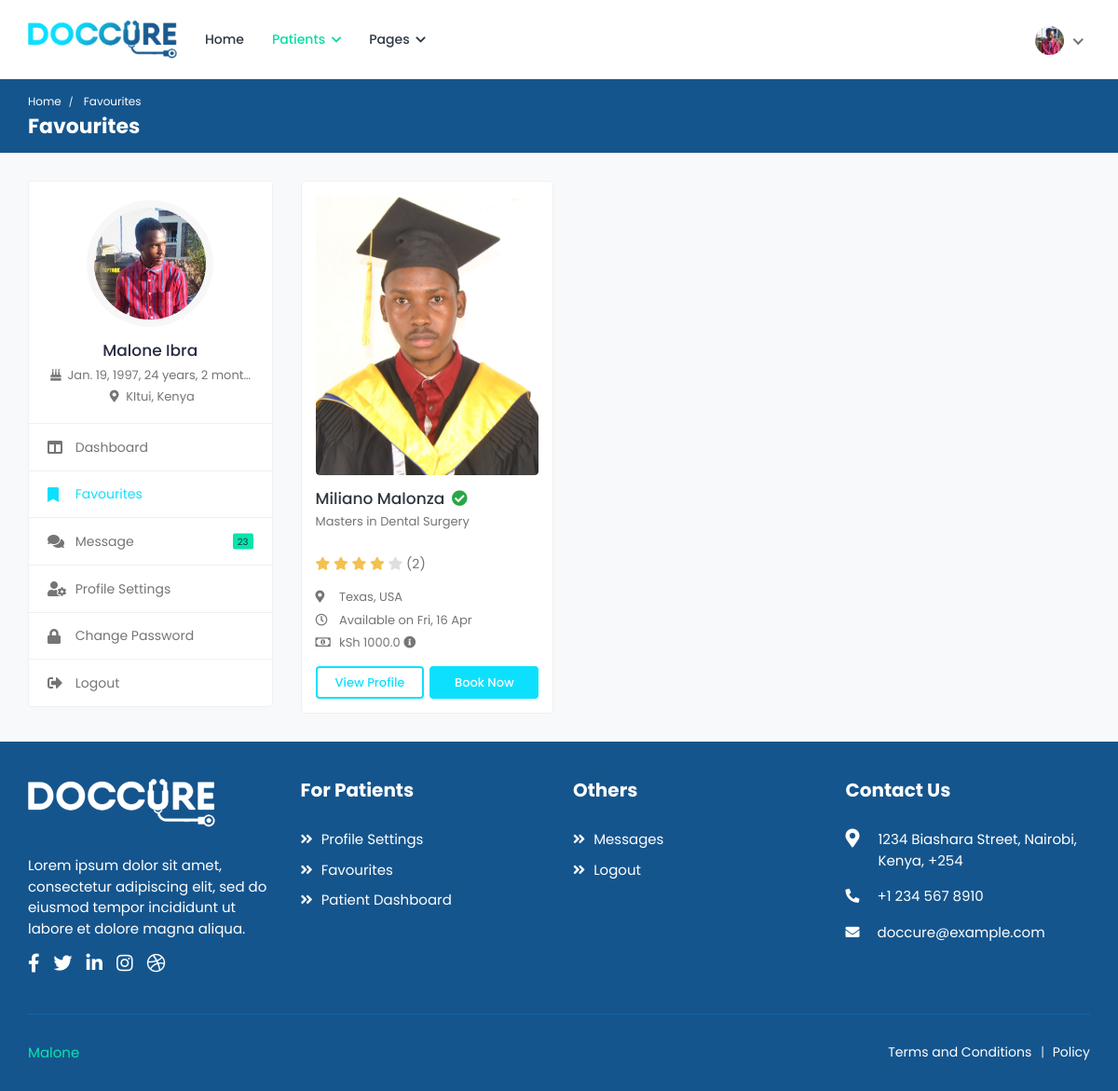
/patients/favourites/ (signed in), run on the app's committed database.
### appointments/models.py (models this page shows, shortened)
class Patient(models.Model):
	user = models.OneToOneField(User, on_delete=models.CASCADE)
	image = models.ImageField('Profile Image', upload_to='Image/Patient/Profile/',
		max_length=500, default='dummy.png')
	first_name = models.CharField('First Name', max_length=50)
	second_name = models.CharField('Second Name', max_length=50)
	d_o_b = models.DateField('Date Of Birth')
	gender = models.CharField('Gender', max_length=10)
	email = models.CharField('Email', max_length=50)
	phone_no = models.CharField('Phone Number', max_length=20)
	blood_group = models.CharField('Blood Group', max_length=5)
	country = models.CharField('Country', max_length=50)
	county = models.CharField('County', max_length=50)
	town = models.CharField('Town', max_length=50)
	street_lane = models.CharField('Street/Lane', max_length=50)

class Favourite(models.Model):
	doctor = models.ForeignKey(Doctor, on_delete=models.CASCADE)
	patient = models.ForeignKey(Patient, on_delete=models.CASCADE)
	fav_date = models.DateTimeField('Date Added', auto_now_add=True)

class Doctor(models.Model):
	user = models.OneToOneField(User, on_delete=models.CASCADE)
	image = models.ImageField('Profile Image', upload_to='Image/Doctors',
		max_length=500, default='dummy.png')
	first_name = models.CharField('First Name', max_length=50)
	second_name =  models.CharField('Second Name', max_length=50)
	title = models.CharField('Title', max_length=200, default='Dr.')
	phone_no = models.CharField('Phone Number', max_length=50)
	email = models.EmailField('Email', max_length=250)
	gender = models.CharField('Gender', max_length=10)
	d_o_b = models.DateField('Date of Birth', blank=True)
	biography = models.CharField('Biography', max_length=1000, blank=True)
	address_line1 = models.CharField('Address Line 1', max_length=200, blank=True)
	address_line2 = models.CharField('Address Line 2', max_length=200, blank=True)
	country = models.CharField('Country', max_length=100, blank=True)
	county = models.CharField('County', max_length=100, blank=True)
	town = models.CharField('Town', max_length=100, blank=True)
	pricing =  models.FloatField('Amount', default=0.00)
	services = models.CharField('Services', max_length=1000, blank=True)
	specialization = models.CharField('Specialization', max_length=1000, blank=True)
	clinic = models.CharField('Clinic', max_length=100, blank=True)
	clinic_address = models.CharField('Clinic Address', max_length=100, blank=True)
	speciality = models.OneToOneField(Speciality, on_delete=models.CASCADE)
	''' user, image, first_name, second_name, title, phone_no, email, gender, d_o_b, biography,
	address_line1, address_line2, country, county, town, pricing, services, specialization, clinic,
	clinic_address, speciality'''
	def full_name(self):
		return self.title + " " + self.first_name + " " + self.second_name
	def review(self):
		reviews = Review.objects.filter(appointment__doctor=self.id)
		avg_review = 0
		if reviews.count() > 0:
			sum_review = 0
			for review in reviews:
				sum_review = sum_review + review.rate
			avg_review = sum_review//reviews.count()
		count = {}
		rate_val = avg_review + 1
		for x in range(1,rate_val):
			count.setdefault(x, 'filled')
		for x in range(rate_val,6):
			count.setdefault(x, ' ')
		return count
	def total_reviews(self):
		reviews = Review.objects.filter(appointment__doctor=self.id)
		return reviews.count()
	def availability(self):
		today = dt.date.today()
		duration = dt.timedelta(days=2)
		date = today + duration
		slot = 'unavailable'
		for x in range(1,8):
			day = str(f"{date:%A}").lower()
			schedule = DoctorSchedule.objects.get(doctor=self.id, day=day) # doctor, day, interval
			time_slots = TimeSlot.objects.filter(schedule=schedule.id) # schedule, start_time, end_time
			if time_slots.count() == 0:
				duration = dt.timedelta(days=1)
				date = date + duration
			else:
				appointments = Appointment.objects.filter(doctor=self.id, booking_date__date__gte=date)
				if appointments.count()==0:
					slot = "Available on "+str(f"{date:%a, %d %b}")
					break
		return slot
	def latest_degree(self):
		education = Education.objects.filter(doctor=self.id).order_by('y_o_c').reverse()[0]
		return education.degree

class Education(models.Model):
	doctor = models.ForeignKey(Doctor, on_delete=models.CASCADE)
	degree = models.CharField('Degree', max_length=50)
	institute = models.CharField('College/Institute', max_length=50)
	y_o_c = models.DateField('Year of Completion')

class DoctorSchedule(models.Model):
	doctor = models.ForeignKey(Doctor, on_delete=models.CASCADE)
	day = models.CharField('Day', max_length=10)
	interval = models.IntegerField('Interval')

### appointments/views.py (the view)
# urls.py: path('patients/favourites/', views.favourites, name='favourites'),
@login_required(login_url='/login/')
@user_passes_test(check_patient, login_url='/login/')
@user_passes_test(check_settings, login_url='/patients/profile-settings/')
def favourites(request):
	profile = Patient.objects.get(user = request.user.id)
	favourites = Favourite.objects.filter(patient = profile.id)
	return render(request, 'patients/favourites.html', {'profile': profile, 'favourites': favourites})

### appointments/views.py (called while the page is built)
def check_patient(user):
	group = user.groups.get()
	return group.name == 'patients_group'

def check_settings(user):
	profile = Patient.objects.filter(user=user.id)
	return profile.count()>=1

### appointments/templates/patients/favourites.html (shortened to what this page needs)
{% extends "patients/base.html" %}
{% load static %}
{% block breadcrumb %}Favourites{% endblock %}
{% block breadcrumb1 %}Favourites{% endblock %}
{% block sidenav %}
	<ul>
		<li>
			<a href="{% url 'patient-dashboard' %}">
				<i class="fas fa-columns"></i>
				<span>Dashboard</span>
			</a>
		</li>
		<li class="active">
			<a href="{% url 'favourites' %}">
				<i class="fas fa-bookmark"></i>
				<span>Favourites</span>
			</a>
		</li>
		<li>
			<a href="{% url 'chat' %}">
				<i class="fas fa-comments"></i>
				<span>Message</span>
				<small class="unread-msg">23</small>
			</a>
		</li>
		<li>
			<a href="{% url 'profile-settings' %}">
				<i class="fas fa-user-cog"></i>
				<span>Profile Settings</span>
			</a>
		</li>
		<li>
			<a href="{% url 'change-password' %}">
				<i class="fas fa-lock"></i>
				<span>Change Password</span>
			</a>
		</li>
		<li>
			<a href="{% url 'logout' %}">
				<i class="fas fa-sign-out-alt"></i>
				<span>Logout</span>
			</a>
		</li>
	</ul>
{% endblock %}
{% block content %}
	<div class="col-md-7 col-lg-8 col-xl-9">
		<div class="row row-grid">
		{% for favourite in favourites %}
			<div class="col-md-6 col-lg-4 col-xl-3">
				<div class="profile-widget">
					<div class="doc-img">
						<a href="{% url 'doctor-profile' favourite.doctor.full_name|slugify favourite.doctor.id %}">
							<img class="img-fluid" alt="User Image" src="{{favourite.doctor.image.url}}">
						</a>
					</div>
					<div class="pro-content">
						<h3 class="title">
							<a href="{% url 'doctor-profile' favourite.doctor.full_name|slugify favourite.doctor.id %}">{{favourite.doctor.first_name}} {{favourite.doctor.second_name}}</a>
							<i class="fas fa-check-circle verified"></i>
						</h3>
						<p class="speciality">{{favourite.doctor.latest_degree}}</p>
						<div class="rating">
						{% for x, filled in favourite.doctor.review.items %}
							<i class="fas fa-star {{filled}}"></i>
						{% endfor %}
							<span class="d-inline-block average-rating">({{favourite.doctor.total_reviews}})</span>
						</div>
						<ul class="available-info">
							<li>
								<i class="fas fa-map-marker-alt"></i> {{favourite.doctor.county}}, {{favourite.doctor.country}}
							</li>
							<li>
								<i class="far fa-clock"></i> {{favourite.doctor.availability}}
							</li>
							<li>
								<i class="far fa-money-bill-alt"></i> kSh {{favourite.doctor.pricing}} <i class="fas fa-info-circle" data-toggle="tooltip" title="Lorem Ipsum"></i>
							</li>
						</ul>
						<div class="row row-sm">
							<div class="col-6">
								<a href="{% url 'doctor-profile' favourite.doctor.full_name|slugify favourite.doctor.id %}" class="btn view-btn">View Profile</a>
							</div>
							<div class="col-6">
								<a href="{% url 'booking' favourite.doctor.full_name|slugify favourite.doctor.id %}" class="btn book-btn">Book Now</a>
							</div>
						</div>
					</div>
				</div>
			</div>
		{% endfor %}
		</div>
	</div>
{% endblock %}

### appointments/templates/patients/base.html (shortened to what this page needs)
<!DOCTYPE html>
<html lang="en">
<head>
		{% load static %}
		<link rel="stylesheet" href="{% static 'cas/css/bootstrap.min.css' %}">
		<link rel="stylesheet" href="{% static 'cas/plugins/fontawesome/css/fontawesome.min.css' %}">
		<link rel="stylesheet" href="{% static 'cas/plugins/fontawesome/css/all.min.css' %}">
		<link rel="stylesheet" href="{% static 'cas/css/style.css' %}">
	</head>
	<body>
		<div class="main-wrapper">
			<header class="header">
				<nav class="navbar navbar-expand-lg header-nav">
					<div class="navbar-header">
						<a href="{% url 'index' %}" class="navbar-brand logo">
							<img src="{% static 'cas/img/logo.png' %}" class="img-fluid" alt="Logo">
						</a>
					</div>
					<div class="main-menu-wrapper">
						<ul class="main-nav">
							<li>
								<a href="{% url 'index' %}">Home</a>
							</li>
							<li class="has-submenu active">
								<a href="#">Patients <i class="fas fa-chevron-down"></i></a>
							</li>
							<li class="has-submenu">
								<a href="#">Pages <i class="fas fa-chevron-down"></i></a>
							</li>
						</ul>
					</div>
					<ul class="nav header-navbar-rht">
						<li class="nav-item dropdown has-arrow logged-item">
							<a href="#" class="dropdown-toggle nav-link" data-toggle="dropdown">
								<span class="user-img">
									<img class="rounded-circle" src="{{profile.image.url}}" width="31" alt="{{user.first_name}} {{user.last_name}}">
								</span>
							</a>
						</li>
					</ul>
				</nav>
			</header>
			<div class="breadcrumb-bar">
				<div class="container-fluid">
					<div class="row align-items-center">
						<div class="col-md-12 col-12">
							<nav aria-label="breadcrumb" class="page-breadcrumb">
								<ol class="breadcrumb">
									<li class="breadcrumb-item"><a href="{% url 'patient-dashboard' %}">Home</a></li>
									<li class="breadcrumb-item active" aria-current="page">
										{% block breadcrumb1 %} {% endblock %}
									</li>
								</ol>
							</nav>
							<h2 class="breadcrumb-title">
								{% block breadcrumb %} {% endblock %}
							</h2>
						</div>
					</div>
				</div>
			</div>
			<div class="content">
				<div class="container-fluid">
					<div class="row">
						<div class="col-md-5 col-lg-4 col-xl-3 theiaStickySidebar">
							<div class="profile-sidebar">
								<div class="widget-profile pro-widget-content">
									<div class="profile-info-widget">
										<a href="{% url 'patient-dashboard' %}" class="booking-doc-img">
											<img src="{{profile.image.url}}" alt="User Image">
										</a>
										<div class="profile-det-info">
											<h3>{{user.first_name}} {{user.last_name}}</h3>
											{% if profile != None %}
											<div class="patient-details">
												<h5><i class="fas fa-birthday-cake"></i> {{profile.d_o_b}}, {{ profile.d_o_b|timesince }}</h5>
												<h5 class="mb-0"><i class="fas fa-map-marker-alt"></i> {{profile.county}}, {{profile.country}}</h5>
											</div>
											{% endif %}
										</div>
									</div>
								</div>
								<div class="dashboard-widget">
									<nav class="dashboard-menu">
									{% block sidenav %}
									{% endblock %}
									</nav>
								</div>
							</div>
						</div>
						{% block content %}
						{% endblock %}
					</div>
				</div>
			</div>
			<footer class="footer">
				<div class="footer-top">
					<div class="container-fluid">
						<div class="row">
							<div class="col-lg-3 col-md-6">
								<div class="footer-widget footer-about">
									<div class="footer-logo">
										<img src="{% static 'cas/img/footer-logo.png' %}" alt="logo">
									</div>
									<div class="footer-about-content">
										<p>Lorem ipsum dolor sit amet, consectetur adipiscing elit, sed do eiusmod tempor incididunt ut labore et dolore magna aliqua. </p>
										<div class="social-icon">
											<ul>
												<li>
													<a href="#" target="_blank"><i class="fab fa-facebook-f"></i> </a>
												</li>
												<li>
													<a href="#" target="_blank"><i class="fab fa-twitter"></i> </a>
												</li>
												<li>
													<a href="#" target="_blank"><i class="fab fa-linkedin-in"></i></a>
												</li>
												<li>
													<a href="#" target="_blank"><i class="fab fa-instagram"></i></a>
												</li>
												<li>
													<a href="#" target="_blank"><i class="fab fa-dribbble"></i> </a>
												</li>
											</ul>
										</div>
									</div>
								</div>
							</div>
							<div class="col-lg-3 col-md-6">
								<div class="footer-widget footer-menu">
									<h2 class="footer-title">For Patients</h2>
									<ul>
										<li><a href="{% url 'profile-settings' %}"><i class="fas fa-angle-double-right"></i> Profile Settings</a></li>
										<li><a href="{% url 'favourites' %}"><i class="fas fa-angle-double-right"></i> Favourites</a></li>
										<li><a href="{% url 'patient-dashboard' %}"><i class="fas fa-angle-double-right"></i> Patient Dashboard</a></li>
									</ul>
								</div>
							</div>
							<div class="col-lg-3 col-md-6">
								<div class="footer-widget footer-menu">
									<h2 class="footer-title">Others</h2>
									<ul>
										<li><a href="{% url 'chat' %}"><i class="fas fa-angle-double-right"></i> Messages</a></li>
										<li><a href="{% url 'logout' %}"><i class="fas fa-angle-double-right"></i> Logout</a></li>
									</ul>
								</div>
							</div>
							<div class="col-lg-3 col-md-6">
								<div class="footer-widget footer-contact">
									<h2 class="footer-title">Contact Us</h2>
									<div class="footer-contact-info">
										<div class="footer-address">
											<span><i class="fas fa-map-marker-alt"></i></span>
											<p> 1234  Biashara Street, Nairobi,<br> Kenya, +254 </p>
										</div>
										<p>
											<i class="fas fa-phone-alt"></i>
											+1 234 567 8910
										</p>
										<p class="mb-0">
											<i class="fas fa-envelope"></i>
											doccure@example.com
										</p>
									</div>
								</div>
							</div>
						</div>
					</div>
				</div>
                <div class="footer-bottom">
					<div class="container-fluid">
						<div class="copyright">
							<div class="row">
								<div class="col-md-6 col-lg-6">
									<div class="copyright-text">
										<p class="mb-0"><a href="https://github.com/MalonzaElkanah/">Malone</a></p>
									</div>
								</div>
								<div class="col-md-6 col-lg-6">
									<div class="copyright-menu">
										<ul class="policy-menu">
											<li><a href="{% url 'term-condition' %}">Terms and Conditions</a></li>
											<li><a href="{% url 'privacy-policy' %}">Policy</a></li>
										</ul>
									</div>
								</div>
							</div>
						</div>
					</div>
				</div>
			</footer>
		</div>
	</body>
</html>

### data on the page
Patient: image (picture), d_o_b "Jan. 19, 1997", d_o_b "24 years, 2 mont…", county "KItui", country "Kenya"
Favourite: doctor.image (picture), doctor.first_name "Miliano", doctor.second_name "Malonza", doctor.latest_degree "Masters in Dental Surgery", doctor.total_reviews "2", doctor.county "Texas", doctor.country "USA", doctor.availability "Available on Fri, 16 Apr", doctor.pricing "1000.0"

### other printed values
{{ user.first_name }} "Malone"
{{ user.last_name }} "Ibra"
